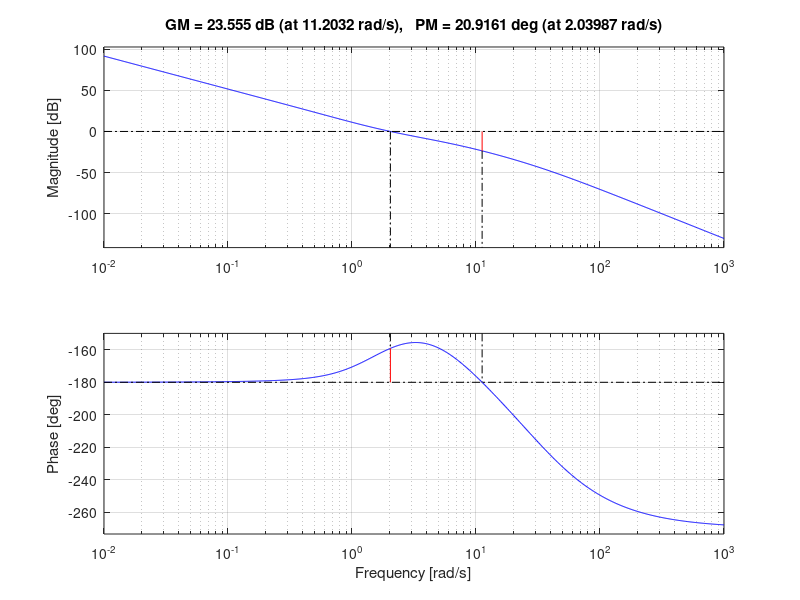
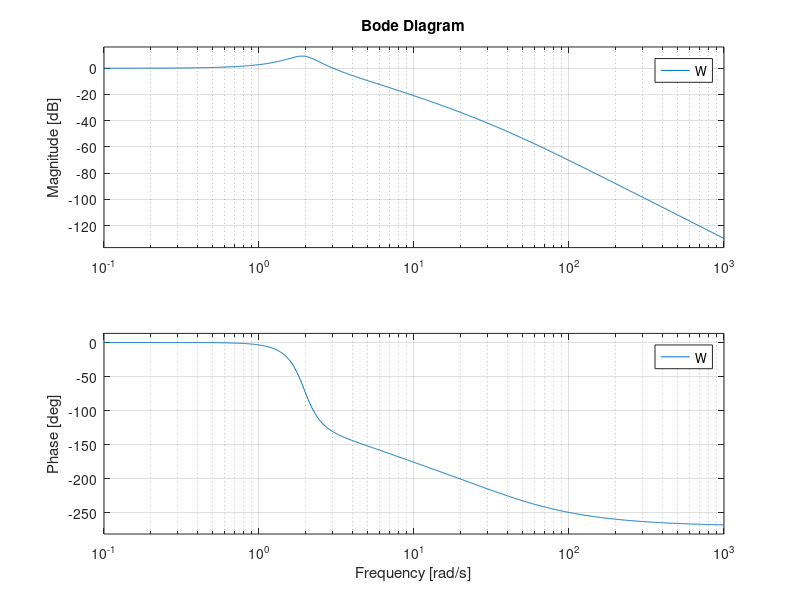

Write MATLAB code to recreate these figures, in order.
clear all
close all

s = tf('s')
F = 2*(s+10) / (s*(s+1)*(s+8)^2)

[Gm,a,Wgm,b] = margin(F)

Kpbar = Gm
Tbar = 2*pi/Wgm

Kp = 0.6*Kpbar
Ti = 0.5*Tbar
Td = 0.125*Tbar
N = 10
pc = -N/Td 
Rpid = Kp*(1+1/(Ti*s)+Td*s/(1+Td/N*s))
Ga = F * Rpid
figure,margin(Ga)

W = feedback(Ga,1)
figure,bode(W)